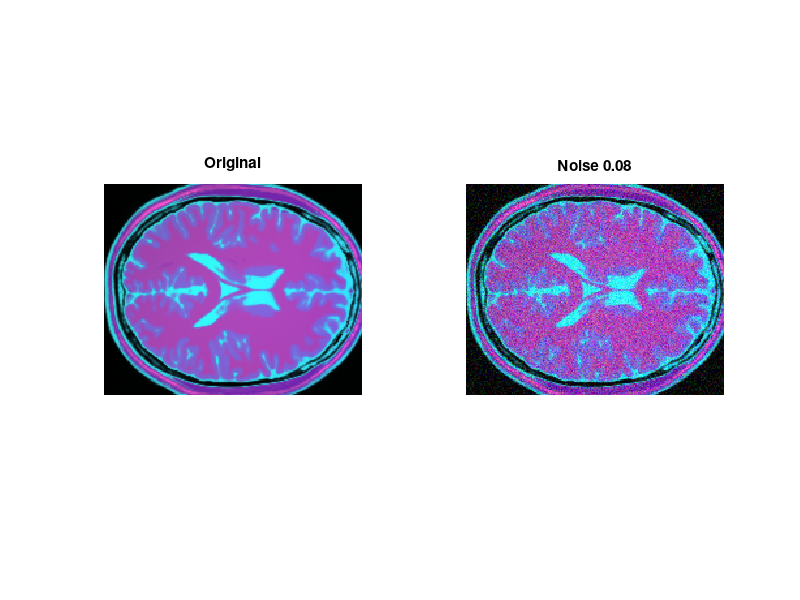

Source code (MATLAB): (Note: this script raises an error after producing the figure.)
clear all; close all
addpath(genpath('..'));

load T1_T2_PD.mat;
img = zeros([size(pd), 3]);
img(:,:,1) = t1;
img(:,:,2) = t2;
img(:,:,3) = pd;

% % Image
I = img;
I = uint8(I*255);
subplot(1,2,1); imshow(I); title('Original');

% Add noise
I = imnoise(I,'gaussian',0,0.008);
subplot(1,2,2); imshow(I); title(['Noise ' num2str(0.08)]);

saveas(gcf,'results/brain_bnlm.png')

% Execute BNLM
figure;
n_plots = 1;
time = zeros(4,1);
results=zeros([4 size(I)]);

% parameters BNLM
M = 5; a = 1;
alpha = 1; n = 2;
% for d=2:5
    for h=1:29:100
        tic;
        result=bnlm(I, alpha, M, n, h, a);
        time(n_plots) = toc;
        
        results(n_plots,:,:,:) = result;
        subplot(2,2,n_plots); imshow(result); title(['h = ' num2str(h)]);% ' d = ' num2str(d)]);
        n_plots = n_plots + 1 ;
    end
% end

fprintf("BNLM-filter took %.4f sec\n", mean(time))
saveas(gcf,'results/brain_results_dh_bnlm.png')

% store environment
filename = 'env/brain_bnlm.mat';
save(filename)
